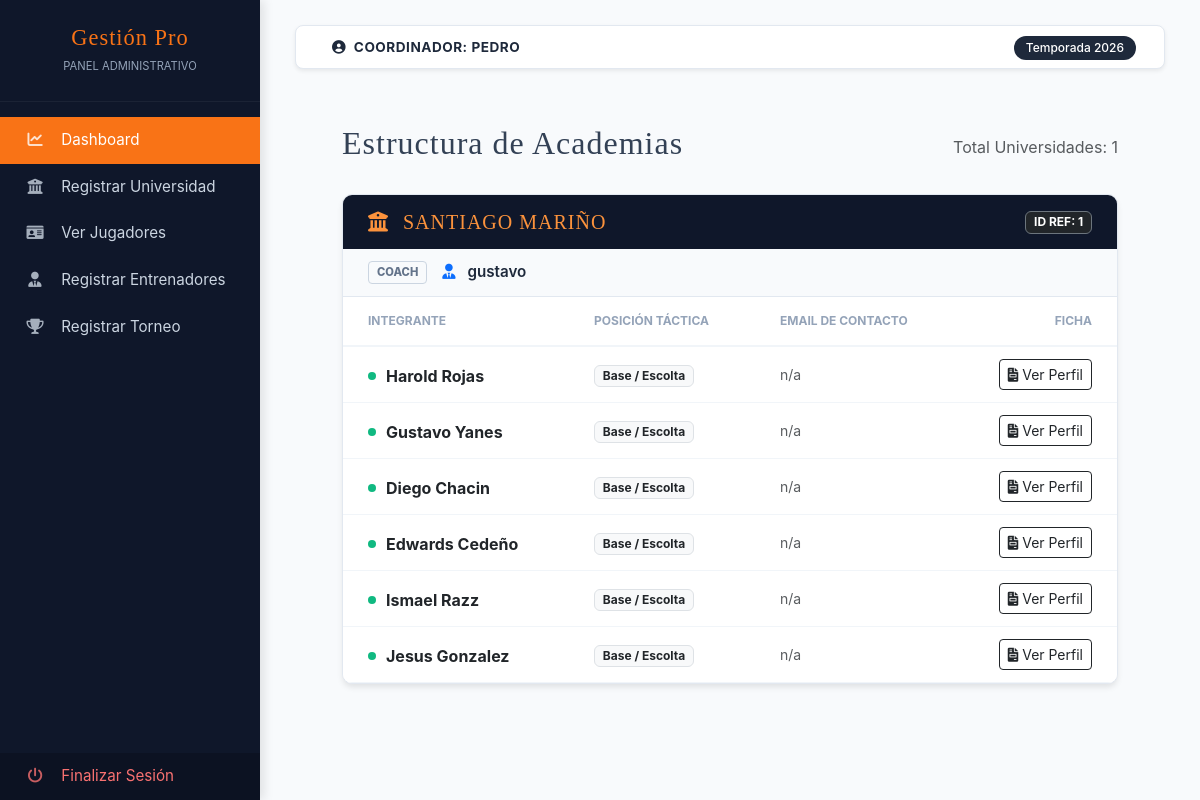
Page /client/coordinador/views/jugadores/index.php (signed in) on the committed database.
### tables this page shows
CREATE TABLE `usuarios` (
  `id_usuario` int(11) NOT NULL,
  `nombre_usuario` varchar(100) NOT NULL,
  `password_usuario` varchar(255) NOT NULL,
  `email_usuario` varchar(100) DEFAULT NULL,
  `id_universidad_fk` int(11) DEFAULT NULL,
  `id_rol_fk` int(11) DEFAULT NULL,
  `fecha_creacion` timestamp NOT NULL DEFAULT current_timestamp(),
  `fecha_actualizacion` timestamp NOT NULL DEFAULT current_timestamp() ON UPDATE current_timestamp(),
  `isActive` int(11) DEFAULT NULL
);

CREATE TABLE `jugadores` (
  `id_jugador` int(11) NOT NULL,
  `nombre_jugador` varchar(100) DEFAULT NULL,
  `email_jugador` varchar(100) DEFAULT NULL,
  `password_jugador` varchar(255) DEFAULT NULL,
  `altura_jugador` decimal(3,2) DEFAULT NULL,
  `peso_jugador` decimal(5,2) DEFAULT NULL,
  `fecha_nacimiento` date DEFAULT NULL,
  `id_universidad_fk` int(11) DEFAULT NULL,
  `id_objetivo_fk` int(11) DEFAULT NULL,
  `isActive` int(11) DEFAULT NULL,
  `fecha_creacion` timestamp NOT NULL DEFAULT current_timestamp(),
  `fecha_actualizacion` timestamp NOT NULL DEFAULT current_timestamp() ON UPDATE current_timestamp(),
  `imagen_jugador` text DEFAULT NULL,
  `puntos` int(11) DEFAULT NULL,
  `asistencias` int(11) DEFAULT NULL,
  `rebotes` int(11) DEFAULT NULL,
  `robos` int(11) DEFAULT NULL
);

### app/config.php (called while the page is built, shortened)
<?php
    $URL = "http://localhost/academy";
?>

### client/coordinador/layouts/verificacion.php (called while the page is built, shortened)
<?php
    require_once __DIR__ . '/../../../app/config.php';
    if (!isset($_SESSION['sesioncoordinador'])) {
        $_SESSION['mensaje'] = "Debes iniciar sesión para acceder";
        $_SESSION['icon_mensaje'] = "warning";
        header('Location: ' . $URL . '/login.php');
        exit();
    } else {
        $usuario_sesion = $_SESSION['sesioncoordinador'];
        $sql2 = "SELECT * FROM usuarios WHERE email_usuario = :email";
        $query = $pdo->prepare($sql2);
        $query->bindParam(':email', $usuario_sesion);
        $query->execute();
        $usuarioLogueado = $query->fetch(PDO::FETCH_ASSOC);
    }
?>

### client/coordinador/views/jugadores/index.php (the view, shortened to what this page needs)
<?php include '../../layouts/verificacion.php'; ?>
<?php include '../../layouts/parte1.php'; ?>
<?php
   $sql = "SELECT * FROM jugadores
    inner join academias on jugadores.id_universidad_fk = academias.id_universidad
    ORDER BY id_universidad ASC";
    $query = $pdo->prepare($sql);
    $query->execute();
    $jugadores = $query->fetchAll(PDO::FETCH_ASSOC);
    $sql2 = "SELECT * FROM usuarios where id_rol_fk = 3";
    $query2 = $pdo->prepare($sql2);
    $query2->execute();
    $entrenadores = $query2->fetchAll(PDO::FETCH_ASSOC);
    $bloques_universidad = [];
    foreach ($jugadores as $j) {
        $bloques_universidad[$j['id_universidad']]['nombre'] = $j['nombre_universidad'];
        $bloques_universidad[$j['id_universidad']]['jugadores'][] = $j;
    }
?>
<div id="content">
    <div class="container-fluid">
        <div class="d-flex justify-content-between align-items-center mb-4">
            <h2 class="bebas">Estructura de Academias</h2>
            <span class="text-muted">Total Universidades: <?php echo count($bloques_universidad); ?></span>
        </div>
        <?php foreach ($bloques_universidad as $id_uni => $datos): ?>
            <div class="uni-block">
                <div class="uni-block-header">
                    <h4 class="bebas"><i class="fas fa-university me-2"></i> <?php echo $datos['nombre']; ?></h4>
                    <span class="badge bg-dark border border-secondary">ID REF: <?php echo $id_uni; ?></span>
                </div>
                <div class="coach-strip">
                    <span class="coach-label">Coach</span>
                    <span class="coach-name">
                        <i class="fas fa-user-tie me-2 text-primary"></i>
                        <?php
                            echo $entrenadores[0]['nombre_usuario'];
                        ?>
                    </span>
                </div>
                <div class="table-responsive">
                    <table class="table table-members">
                        <thead>
                            <tr>
                                <th>Integrante</th>
                                <th>Posición Táctica</th>
                                <th>Email de Contacto</th>
                                <th class="text-end">Ficha</th>
                            </tr>
                        </thead>
                        <tbody>
                            <?php foreach ($datos['jugadores'] as $jugador): ?>
                                <tr>
                                    <td>
                                        <div class="player-tag">
                                            <div class="status-dot"></div>
                                            <strong><?php echo $jugador['nombre_jugador'] ?? 'Sin Nombre'; ?></strong>
                                        </div>
                                    </td>
                                    <td>
                                        <span class="badge bg-light text-dark border">
                                            <?php echo $jugador['posicion'] ?? 'Base / Escolta'; ?>
                                        </span>
                                    </td>
                                    <td class="text-muted small"><?php echo $jugador['email'] ?? 'n/a'; ?></td>
                                    <td class="text-end">
                                        <a href="#" class="btn btn-sm btn-outline-dark">
                                            <i class="fas fa-file-invoice"></i> Ver Perfil
                                        </a>
                                    </td>
                                </tr>
                            <?php endforeach; ?>
                        </tbody>
                    </table>
                </div>
            </div>
        <?php endforeach; ?>
    </div>
</div>
<?php include '../../layouts/parte2.php'; ?>

### client/coordinador/layouts/parte1.php (shortened to what this page needs)
<?php
    require_once __DIR__ . '/../../../app/config.php';
?>
<!DOCTYPE html>
<html lang="es">
<head>
    <link href="https://cdn.jsdelivr.net/npm/bootstrap@5.3.0/dist/css/bootstrap.min.css" rel="stylesheet">
    <link rel="stylesheet" href="https://cdnjs.cloudflare.com/ajax/libs/font-awesome/6.0.0/css/all.min.css">
</head>
<body>
<div class="wrapper">
    <nav id="sidebar">
        <div class="sidebar-header text-center">
            <h3 class="bebas mb-0">Gestión Pro</h3>
            <small style="color: var(--text-muted); text-transform: uppercase; font-size: 0.7rem;">Panel Administrativo</small>
        </div>
        <ul class="list-unstyled components">
            <li class="active">
                <a href="#"><i class="fas fa-chart-line"></i> Dashboard</a>
            </li>
            <li>
                <a href="<?php echo $URL . '/client/coordinador/views/universidades/create.php'; ?>"><i class="fas fa-university"></i> Registrar Universidad</a>
            </li>
            <li>
                <a href="<?php echo $URL . '/client/coordinador/views/jugadores/index.php'; ?>"><i class="fas fa-id-card"></i> Ver Jugadores</a>
            </li>
            <li>
                <a href="<?php echo $URL . '/client/coordinador/views/entrenadores/create.php'; ?>"><i class="fas fa-user-tie"></i> Registrar Entrenadores</a>
            </li>
            <li>
                <a href="<?php echo $URL . '/client/coordinador/views/torneos/index.php'; ?>"><i class="fas fa-trophy"></i> Registrar Torneo</a>
            </li>
        </ul>
        <div class="logout-section">
            <ul class="list-unstyled mb-0">
                <li>
                    <a href="<?php echo $URL; ?>/app/controllers/controllers_entrenador/logout.php" class="logout-link">
                        <i class="fas fa-power-off"></i> Finalizar Sesión
                    </a>
                </li>
            </ul>
        </div>
    </nav>
    <div id="content">
        <nav class="navbar navbar-expand-lg navbar-admin px-3 py-2 shadow-sm">
            <div class="container-fluid">
                <span class="ms-2 fw-bold text-uppercase">
                   <i class="fas fa-user-circle me-1"></i> COORDINADOR: <?php echo $usuarioLogueado['nombre_usuario']; ?>
                </span>
                <div class="ms-auto">
                    <span class="badge badge-season rounded-pill">Temporada 2026</span>
                </div>
            </div>
        </nav>

### client/coordinador/layouts/parte1.php (style rules this page uses)
:root { --admin-dark: #1e293b; --admin-sidebar: #0f172a; --admin-accent: #f97316; --admin-bg: #f8fafc; --text-muted: #94a3b8; --border-color: #e2e8f0; }
body { font-family: 'Inter', 'Poppins', sans-serif; background-color: var(--admin-bg); color: #334155; }
.bebas { font-family: 'Bebas Neue', cursive; letter-spacing: 1px; }
.wrapper { display: flex; width: 100%; align-items: stretch; }
#sidebar { min-width: 260px; max-width: 260px; background: var(--admin-sidebar); color: #fff; transition: all 0.3s; min-height: 100vh; display: flex; flex-direction: column; box-shadow: 4px 0 10px rgba(0,0,0,0.1); }
#sidebar .sidebar-header { padding: 25px 20px; background: var(--admin-sidebar); border-bottom: 1px solid rgba(255,255,255,0.05); }
#sidebar .sidebar-header h3 { font-size: 1.4rem; color: var(--admin-accent); }
#sidebar ul.components { padding: 15px 0; }
#sidebar ul li a { padding: 12px 25px; display: block; color: #cbd5e1; text-decoration: none; transition: all 0.2s; font-weight: 400; font-size: 0.95rem; }
#sidebar ul li.active > a { background: var(--admin-accent); color: white; }
#sidebar ul li a i { margin-right: 12px; width: 20px; text-align: center; opacity: 0.8; }
#content { width: 100%; padding: 25px 35px; }
.navbar-admin { background: white; border: 1px solid var(--border-color); border-radius: 8px !important; margin-bottom: 30px; }
.navbar-admin .fw-bold { color: var(--admin-dark); font-size: 0.85rem; letter-spacing: 0.5px; }
.logout-section { margin-top: auto; background: rgba(0,0,0,0.2); }
.logout-link { color: #f87171 !important; }
.badge-season { background-color: var(--admin-dark); padding: 6px 12px; font-weight: 500; }

### client/coordinador/views/jugadores/index.php (style rules this page uses)
.uni-block { background: #ffffff; border: 1px solid #e2e8f0; border-radius: 10px; margin-bottom: 35px; box-shadow: 0 4px 6px -1px rgba(0, 0, 0, 0.1); overflow: hidden; }
.uni-block-header { background: var(--admin-sidebar); padding: 15px 25px; display: flex; justify-content: space-between; align-items: center; }
.uni-block-header h4 { color: #fb923c; margin: 0; font-size: 1.25rem; text-transform: uppercase; }
.coach-strip { background: #f8fafc; border-bottom: 1px solid #e2e8f0; padding: 12px 25px; display: flex; align-items: center; }
.coach-label { font-size: 0.7rem; font-weight: 800; color: #64748b; text-transform: uppercase; margin-right: 15px; padding: 2px 8px; border: 1px solid #cbd5e1; border-radius: 4px; }
.coach-name { color: #1e293b; font-weight: 600; font-size: 0.95rem; }
.table-members { width: 100%; margin-bottom: 0; }
.table-members thead th { background: #ffffff; color: #94a3b8; font-size: 0.75rem; text-transform: uppercase; padding: 15px 25px; border-bottom: 2px solid #f1f5f9; }
.table-members tbody td { padding: 12px 25px; border-bottom: 1px solid #f1f5f9; vertical-align: middle; }
.player-tag { display: inline-flex; align-items: center; font-weight: 500; }
.status-dot { height: 8px; width: 8px; background-color: #10b981; border-radius: 50%; margin-right: 10px; }

### rows in the picture
usuarios: nombre_usuario "PEDRO"
usuarios: nombre_usuario "gustavo"
jugadores: nombre_jugador "Harold Rojas", posicion "Base / Escolta", email "n/a"
jugadores: nombre_jugador "Gustavo Yanes", posicion "Base / Escolta", email "n/a"
jugadores: nombre_jugador "Diego Chacin", posicion "Base / Escolta", email "n/a"
jugadores: nombre_jugador "Edwards Cedeño", posicion "Base / Escolta", email "n/a"
jugadores: nombre_jugador "Ismael Razz", posicion "Base / Escolta", email "n/a"
jugadores: nombre_jugador "Jesus Gonzalez", posicion "Base / Escolta", email "n/a"

### other values in the picture
count($bloques_universidad) "1"
$datos['nombre'] "SANTIAGO MARIÑO"
$id_uni "1"
